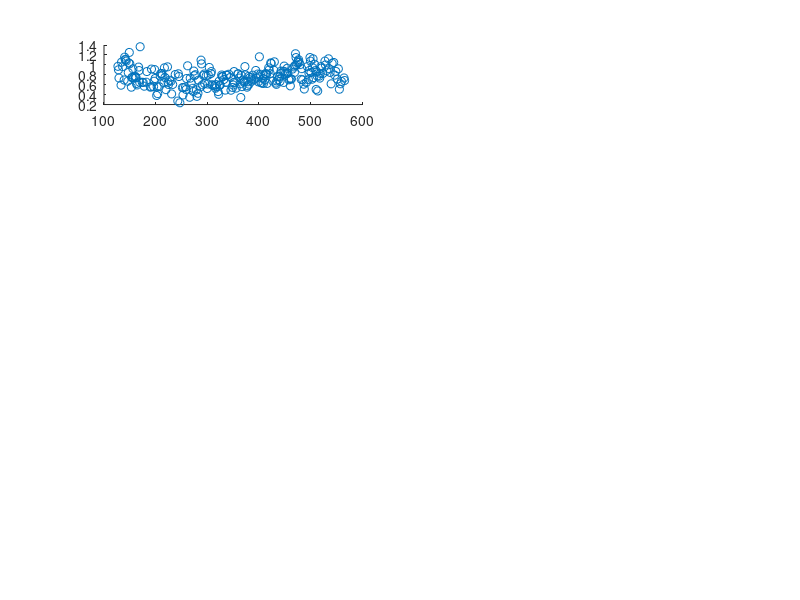

The MATLAB source for this figure: (Note: this script raises an error after producing the figure.)
% % USER: Javan McGuckin - October 2022
% 
% % DESCRIPTION: This code takes the data from the digestor out matrix from
% % the simulink simulation and plots it as a time series for visualisation
% 
% close all;
% %% VARIABLE DEFINITION
% load PILOT_DATA_ALL.mat
% 
% pH  = digesterout(:,28);
% 
% Total_gas_flow              = digesterout(:,54);
% Methane_flow_volume         = (digesterout(:,43)./digesterout(:,53)*P_atm*16/(R_cte*T_op)).*digesterout(:,54)*1.4;
% Hydrogen_flow_Volume        = (digesterout(:,42)./digesterout(:,53)*P_atm*16/(R_cte*T_op)).*digesterout(:,54)*11.126;
% CarbonDioxide_flow_Volume   = (digesterout(:,44)./digesterout(:,53)*P_atm*16/(R_cte*T_op)).*digesterout(:,54)*1.836;
% 
% Methane_flow_mass         = (digesterout(:,43)./digesterout(:,53)*P_atm*16/(R_cte*T_op)).*digesterout(:,54);
% Hydrogen_flow_mass        = (digesterout(:,42)./digesterout(:,53)*P_atm*16/(R_cte*T_op)).*digesterout(:,54);
% CarbonDioxide_flow_mass   = (digesterout(:,44)./digesterout(:,53)*P_atm*16/(R_cte*T_op)).*digesterout(:,54);
% 
% Acetate     = digesterout(:,7);
% Propionate  = digesterout(:,6);
% Butyrate    = digesterout(:,5);
% Valerate    = digesterout(:,4);
% %% PLOTTING GAS FLOWS
% % Plot of the composition and volume of gas flow over the whole time period
% % of the data
% figure
% subplot(2,3,1:2)
% 
% area(time, [Methane_flow_volume Hydrogen_flow_Volume CarbonDioxide_flow_Volume])
% 
% title("Modelled Gas flow composition chart by Volume")
% grid on
% xlabel("Time (Days)")
% ylabel("Total Gas Flow (m^3/Day)")
% legend("Methane","Hydrogen","Carbon Dioxide")
% axis([0 600 0 0.125])
% 
% % Plot of the total gas flow against the measured gas flow for a HRT of 8
% % days
% subplot(2,3,4:6)
% hold on
% scatter(PILOT_DATA_ALL(:,1)+127,PILOT_DATA_ALL(:,4))
% plot(time,Total_gas_flow,'k')
% grid on
% axis([127 566 0 0.1])
% 
% title("Modelled Gas FLow vs Gas Flow Data")
% xlabel("Time (Days)")
% ylabel("Total Gas Flow (m^3/Day)")
% legend("Data","Modelled Preformance")
% 
% % Plotting pH
% subplot(2,3,3)
% 
% plot(time,pH)
% 
% xline(127)
% xline(277)
% xline(401)
% %axis([0 600 0 8])
% title("pH over time")
% grid on
% xlabel("Time (Days)")
% ylabel("pH")
% legend("pH")

%% TSS VSS MSS
load COD_SS_DATA.mat
clf
% COD
subplot(5,2,1)

scatter(COD_SS_DATA(:,1),COD_SS_DATA(:,2))

title("COD","COD in influent (Modelled")
xlabel("Time (Days)")
ylabel("COD (kg m^-^3)")
grid on
axis([127 566 0 2])

subplot(5,2,2)
hold on
scatter(COD_SS_DATA(:,1),COD_SS_DATA(:,7))
plot(time,tCOD_out)

title("COD","COD in effluent (Modelled and Data)")
xlabel("Time (Days)")
ylabel("COD (kg m^-^3)")
grid on
axis([127 566 0 2])
legend("Data","Model")

% sCOD
subplot(5,2,3)

scatter(COD_SS_DATA(:,1),COD_SS_DATA(:,3))

title("sCOD","sCOD in influent (Modelled")
xlabel("Time (Days)")
ylabel("sCOD (kg m^-^3)")
grid on
axis([127 566 0 1.5])

subplot(5,2,4)
hold on
scatter(COD_SS_DATA(:,1),COD_SS_DATA(:,8))
plot(time,sCOD_out)

title("sCOD","sCOD in effluent (Modelled and Data)")
xlabel("Time (Days)")
ylabel("sCOD (kg m^-^3)")
grid on
axis([127 566 0 1.5])
legend("Data","Model")

% pCOD
subplot(5,2,5)

scatter(COD_SS_DATA(:,1),COD_SS_DATA(:,4))

title("pCOD","pCOD in influent (Modelled")
xlabel("Time (Days)")
ylabel("pCOD (kg m^-^3)")
grid on
axis([127 566 0 1.5])

subplot(5,2,6)
hold on
scatter(COD_SS_DATA(:,1),COD_SS_DATA(:,9))
plot(time,pCOD_out)

title("pCOD","pCOD in effluent (Modelled and Data)")
xlabel("Time (Days)")
ylabel("pCOD (kg m^-^3)")
grid on
axis([127 566 0 1.5])
legend("Data","Model")

% TSS
subplot(5,2,7)

scatter(COD_SS_DATA(:,1),COD_SS_DATA(:,5))

title("TSS","TSS in influent (Modelled")
xlabel("Time (Days)")
ylabel("TSS (kg m^-^3)")
grid on
axis([127 566 0 1])

subplot(5,2,8)
hold on
scatter(COD_SS_DATA(:,1),COD_SS_DATA(:,10))
plot(time,TSS_out)

title("TSS","TSS in effluent (Modelled and Data)")
xlabel("Time (Days)")
ylabel("TSS (kg m^-^3)")
grid on
axis([127 566 0 1])
legend("Data","Model")

% VSS
subplot(5,2,9)

scatter(COD_SS_DATA(:,1),COD_SS_DATA(:,6))

title("VSS","VSS in influent (Modelled")
xlabel("Time (Days)")
ylabel("VSS (kg m^-^3)")
grid on
axis([127 566 0 1])

subplot(5,2,10)
hold on
scatter(COD_SS_DATA(:,1),COD_SS_DATA(:,11))
plot(time,VSS_out)

title("VSS","VSS in effluent (Modelled and Data)")
xlabel("Time (Days)")
ylabel("VSS (kg m^-^3)")
grid on
axis([127 566 0 1])
legend("Data","Model")


